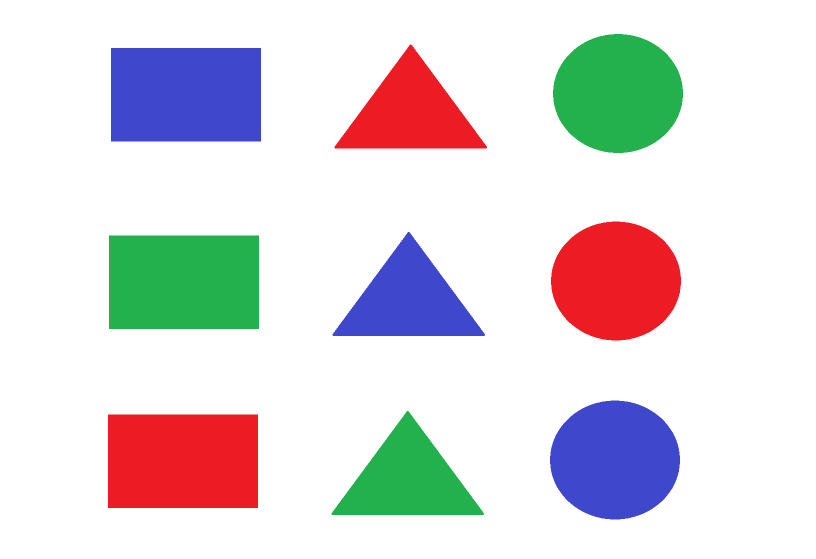
#> input picture vizs_zadanie1/obr_test/obr1.png, 1632 x 1118 px, given in place of the camera (shown at 1/2 size)
$ python zadanie1.py
#> lines starting #> are read from the running program, lines starting #| are printed output that depends on the picture; after the words box and inside, x2 and y2 are one past the last pixel; in counts of white or black regions, pixels touching at a corner belong together
from cv2 import cv2
import numpy as np

def back(*args):
    pass

def nothing(x):
    # any operation
    pass

# kamera
cap = cv2.VideoCapture(0)

# menu
cv2.namedWindow("Menu")
cv2.resizeWindow("Menu", 200, 150)
cv2.createTrackbar("green", "Menu", 0, 1, nothing)
cv2.createTrackbar("blue", "Menu", 0, 1, nothing)
cv2.createTrackbar("red", "Menu", 0, 1, nothing)

# font na text
font = cv2.FONT_HERSHEY_DUPLEX

while True:

    # okno s vypisom
    count = 255 * np.ones(shape=[600, 512, 3], dtype=np.uint8)

    # resetovanie pocitadiel
    red_count = 0
    blue_count = 0
    green_count = 0
    rect_count = 0
    circ_cout = 0
    triangle_count = 0

    # nacitanie hodnoty z trackbarov (posuvniky)
    green = cv2.getTrackbarPos("green", "Menu")
    blue = cv2.getTrackbarPos("blue", "Menu")
    red = cv2.getTrackbarPos("red", "Menu")

    # ziskanie HSV "mapy"
    _, frame = cap.read()
#> frame is the input picture: shape (1118, 1632, 3); mean B, G, R 221.3, 218.3, 222.6
    hsv = cv2.cvtColor(frame, cv2.COLOR_BGR2HSV)
#> hsv: shape (1118, 1632, 3); mean H, S, V 27.5, 45.6, 244

    # nastavenie HSV pre konkretne farby
    lower_green = np.array([35, 50, 0])
    upper_green = np.array([89, 255, 255])

    lower_red = np.array([0, 100, 50])
    upper_red = np.array([18, 255, 255])

    lower_blue = np.array([90, 50, 0])
    upper_blue = np.array([135, 255, 255])

    kernel = np.ones((5, 5), np.uint8)

    #RED MASK
    red_mask = cv2.inRange(hsv, lower_red, upper_red)
#> red_mask: shape (1118, 1632); every value is 0
    red_mask = cv2.erode(red_mask, kernel)
        # Contours detection
    red_contours, _ = cv2.findContours(red_mask, cv2.RETR_TREE, cv2.CHAIN_APPROX_SIMPLE)
#> red_contours = []

    #GREEN MASK
    green_mask = cv2.inRange(hsv, lower_green, upper_green)
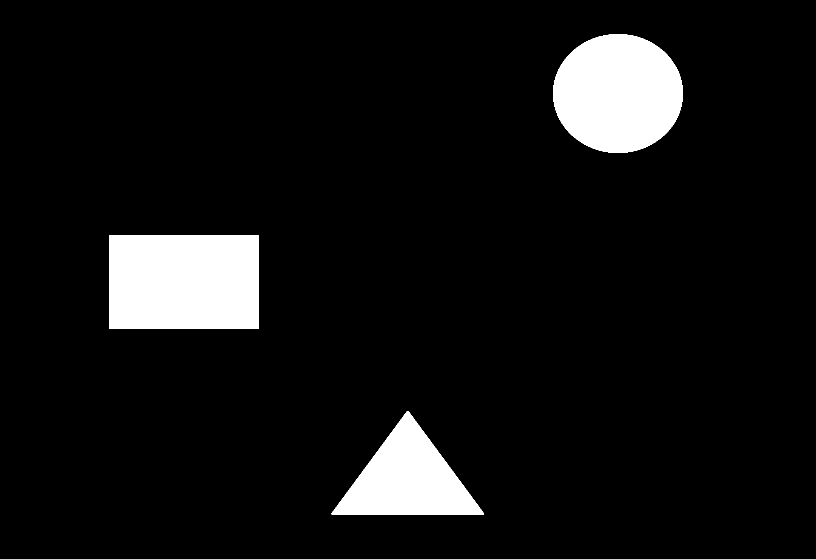
#> green_mask: shape (1118, 1632) (shown at 1/2 size); 7.5% white; 3 white regions, box (x1, y1, x2, y2) and area: (218, 471, 518, 658) 56100, (1106, 68, 1366, 306) 48542, (663, 822, 968, 1030) 32477
    green_mask = cv2.erode(green_mask, kernel)
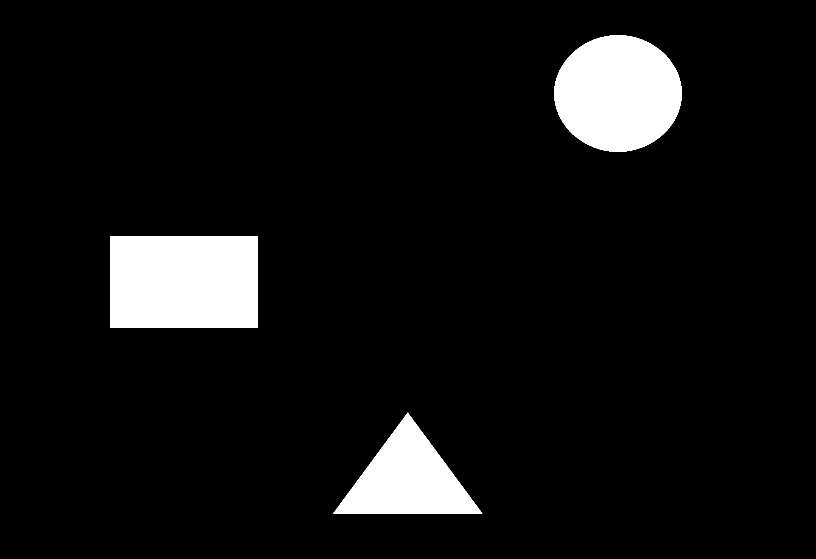
#> green_mask: shape (1118, 1632) (shown at 1/2 size); 7.2% white; 3 white regions
        # Contours detection
    green_contours, _ = cv2.findContours(green_mask, cv2.RETR_TREE, cv2.CHAIN_APPROX_SIMPLE)
#> green_contours = 3 contours; box (x1, y1, x2, y2) and area: (220, 473, 516, 656) 53690, (1108, 70, 1364, 304) 46222, (666, 825, 965, 1028) 30092

    #BLUE_MAS
    blue_mask = cv2.inRange(hsv, lower_blue, upper_blue)
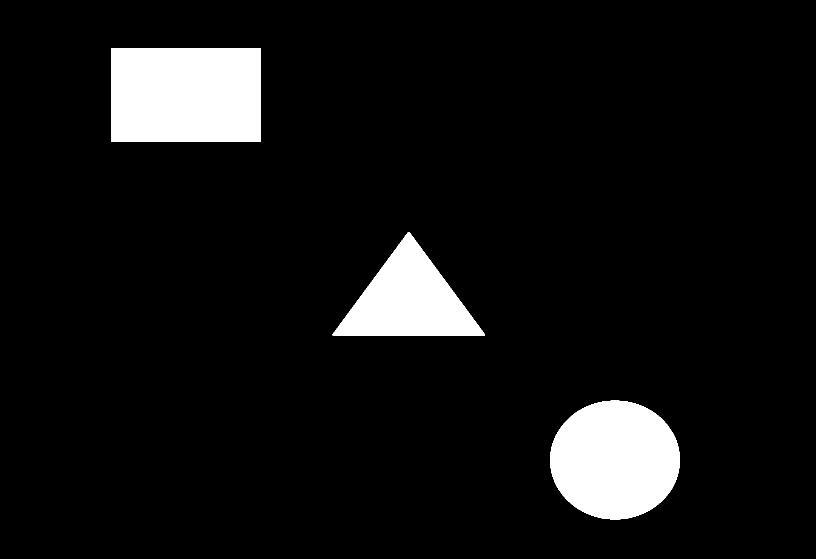
#> blue_mask: shape (1118, 1632) (shown at 1/2 size); 7.5% white; 3 white regions, box (x1, y1, x2, y2) and area: (222, 96, 522, 283) 56100, (1100, 801, 1360, 1039) 48542, (665, 464, 970, 672) 32477
    blue_mask = cv2.erode(blue_mask, kernel)
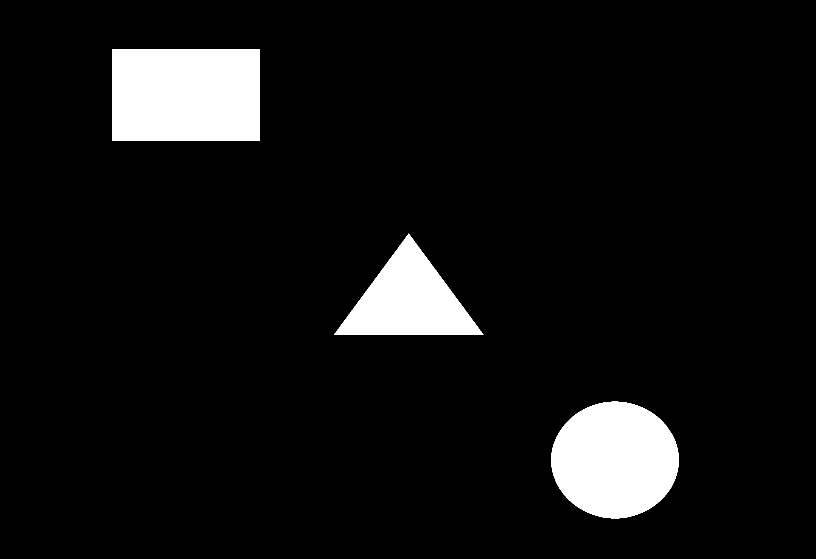
#> blue_mask: shape (1118, 1632) (shown at 1/2 size); 7.2% white; 3 white regions
        # Contours detection
    blue_contours, _ = cv2.findContours(blue_mask, cv2.RETR_TREE, cv2.CHAIN_APPROX_SIMPLE)
#> blue_contours = 3 contours; box (x1, y1, x2, y2) and area: (224, 98, 520, 281) 53690, (1102, 803, 1358, 1037) 46222, (668, 467, 967, 670) 30092

    # Ak je zapnute vyhladavanie cervenej...
    if(red==1):
        for cnt in red_contours:
            # pre kazdu konturu ziskame jej velkost
            area = cv2.contourArea(cnt)
            approx = cv2.approxPolyDP(cnt, 0.02*cv2.arcLength(cnt, True), True)
            x = approx.ravel()[0]
            y = approx.ravel()[1]

            # ak je dost velka tak..
            if area > 400:
                # pricitame cerveny objekt a nakreslime kontury do kamery
                red_count = red_count + 1
                cv2.drawContours(frame, [approx], 0, (0, 0, 0), 5)
                if len(approx) == 3:
                    # ak ma tri steny tak je to trojuholnik...napiseme do kamery a pripocitam
                    cv2.putText(frame, "T", (x, y), font, 1.5, (0, 0, 255))
                    triangle_count = triangle_count + 1
                elif len(approx) == 4:
                    x,y,w,h=cv2.boundingRect(approx)
                    aspectRatio = float (w)/h
                    if aspectRatio >=0.95 and aspectRatio <=1.05:
                        cv2.putText(frame, "S", (x, y), font, 1.5, (0, 0, 255))
                        rect_count = rect_count + 1
                    else:
                        cv2.putText(frame, "R", (x, y), font, 1.5, (0, 0, 255))
                        rect_count = rect_count + 1
                elif 6 < len(approx) < 20:
                    cv2.putText(frame, "C", (x, y), font, 1.5, (0, 0, 255))
                    circ_cout = circ_cout + 1


    # to iste..
    if(green==1):
        for cnt in green_contours:
            area = cv2.contourArea(cnt)
            approx = cv2.approxPolyDP(cnt, 0.02*cv2.arcLength(cnt, True), True)
            x = approx.ravel()[0]
            y = approx.ravel()[1]

            if area > 400:
                green_count = green_count +1
                cv2.drawContours(frame, [approx], 0, (0, 0, 0), 5)
                if len(approx) == 3:
                    cv2.putText(frame, "T", (x, y), font, 1.5, (0, 255, 0))
                    triangle_count = triangle_count + 1
                elif len(approx) == 4:
                    x,y,w,h=cv2.boundingRect(approx)
                    aspectRatio = float (w)/h
                    if aspectRatio >=0.95 and aspectRatio <=1.05:
                        cv2.putText(frame, "S", (x, y), font, 1.5, (0, 255, 0))
                        rect_count = rect_count + 1
                    else:
                        cv2.putText(frame, "R", (x, y), font, 1.5, (0, 255, 0))
                        rect_count = rect_count + 1
                elif 6 < len(approx) < 20:
                    cv2.putText(frame, "C", (x, y), font, 1.5, (0, 255, 0))
                    circ_cout = circ_cout + 1


    if(blue==1):
        for cnt in blue_contours:
            area = cv2.contourArea(cnt)
            approx = cv2.approxPolyDP(cnt, 0.02*cv2.arcLength(cnt, True), True)
            x = approx.ravel()[0]
            y = approx.ravel()[1]

            if area > 400:
                blue_count = blue_count + 1
                cv2.drawContours(frame, [approx], 0, (0, 0, 0), 5)
                if len(approx) == 3:
                    cv2.putText(frame, "T", (x, y), font, 1.5, (255, 0, 0))
                    triangle_count = triangle_count + 1
                elif len(approx) == 4:
                    x,y,w,h=cv2.boundingRect(approx)
                    aspectRatio = float (w)/h
                    if aspectRatio >=0.95 and aspectRatio <=1.05:
                        cv2.putText(frame, "S", (x, y), font, 1.5, (255, 0, 0))
                        rect_count = rect_count + 1
                    else:
                        cv2.putText(frame, "R", (x, y), font, 1.5, (255, 0, 0))
                        rect_count = rect_count + 1
                elif 6 < len(approx) < 20:
                    cv2.putText(frame, "C", (x, y), font, 1.5, (255, 0, 0))
                    circ_cout = circ_cout + 1


    # vsetky obrazce
    all_count = red_count + blue_count + green_count

    # vypis
    cv2.putText(count, "Number of objects: "+str(all_count), (60, 90), font, 1, (0, 0, 0))
    cv2.putText(count, "Red objects: "+str(red_count), (60, 200), font, 1, (0, 0, 0))
    cv2.putText(count, "Blue objects: "+str(blue_count), (60, 250), font, 1, (0, 0, 0))
    cv2.putText(count, "Green objects: "+str(green_count), (60, 300), font, 1, (0, 0, 0))

    cv2.putText(count, "Num. of triangles: "+str(triangle_count), (60, 400), font, 1, (0, 0, 0))
    cv2.putText(count, "Num. of rectangle: "+str(rect_count), (60, 450), font, 1, (0, 0, 0))
    cv2.putText(count, "Num. of circles: "+str(circ_cout), (60, 500), font, 1, (0, 0, 0))

    # zobrazenie obrazovky (refresh)
    cv2.imshow("Frame", frame)
    cv2.imshow("Count", count)
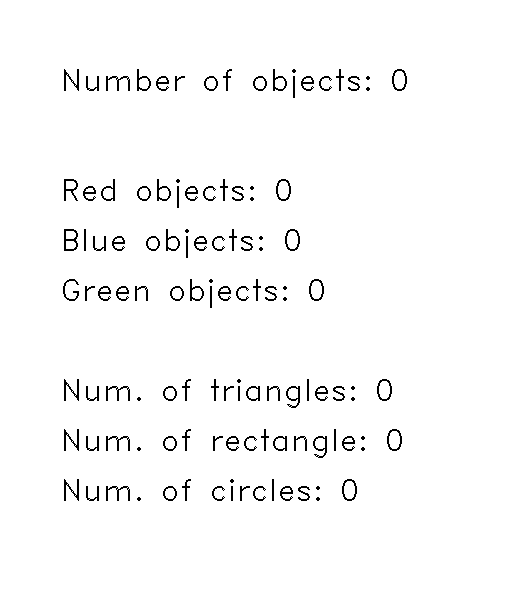
#> window 'Count': shape (600, 512, 3); 97.5% white; black in thin lines or dots, all inside (x1, y1, x2, y2) = (63, 69, 407, 501)
    if red==1 and blue==0 and green==0:
        cv2.imshow("Mask",red_mask)
    elif red==0 and blue==1 and green==0:
        cv2.imshow("Mask",blue_mask)
    elif red==0 and blue==0 and green==1:
        cv2.imshow("Mask",green_mask)
    elif red==1 and blue==1 and green==0:
        cv2.imshow("Mask",red_mask+blue_mask)
    elif red==0 and blue==1 and green==1:
        cv2.imshow("Mask",green_mask+blue_mask)
    elif red==1 and blue==0 and green==1:
        cv2.imshow("Mask",green_mask+red_mask)
    elif red==1 and blue==1 and green==1:
        cv2.imshow("Mask",green_mask+red_mask+blue_mask)


    # ak stlacime ESC vypneme apku
    key = cv2.waitKey(1)
#> (key Esc is pressed here)
    if key == 27:
        break

# uvolnime kameru a zavrieme okna
cap.release()
cv2.destroyAllWindows()

$ run again, on vizs_zadanie1/obr_test/obr2.png
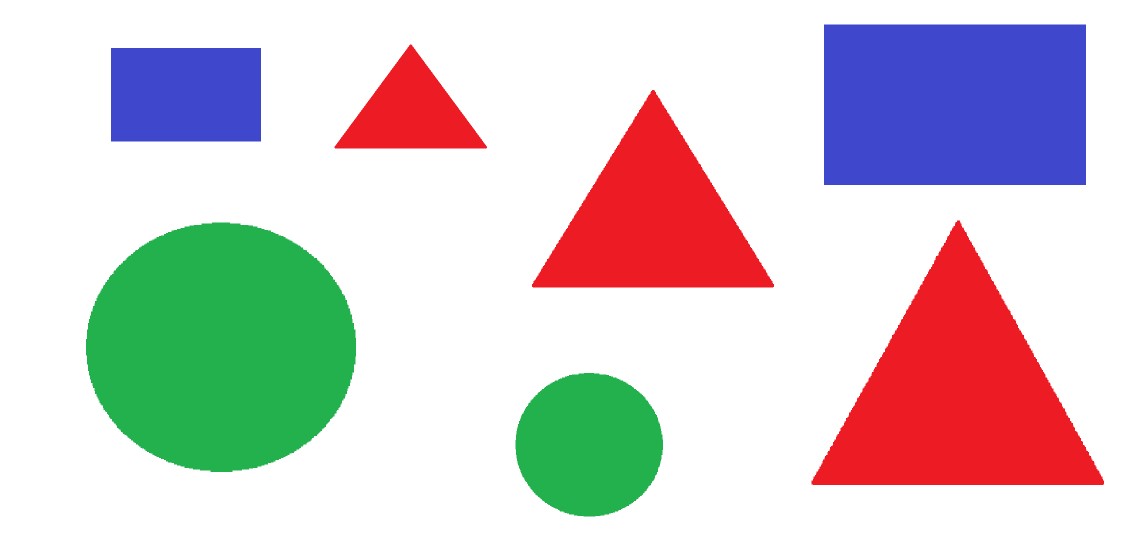
#> input picture vizs_zadanie1/obr_test/obr2.png, 2292 x 1118 px, given in place of the camera (shown at 1/2 size)
#> frame is the input picture: shape (1118, 2292, 3); mean B, G, R 206.5, 205, 212.2
#> hsv: shape (1118, 2292, 3); mean H, S, V 37.9, 63, 240.1
#> red_mask: shape (1118, 2292); every value is 0
#> red_contours = []
#> `green_mask = cv2.erode(green_mask, kernel)`:
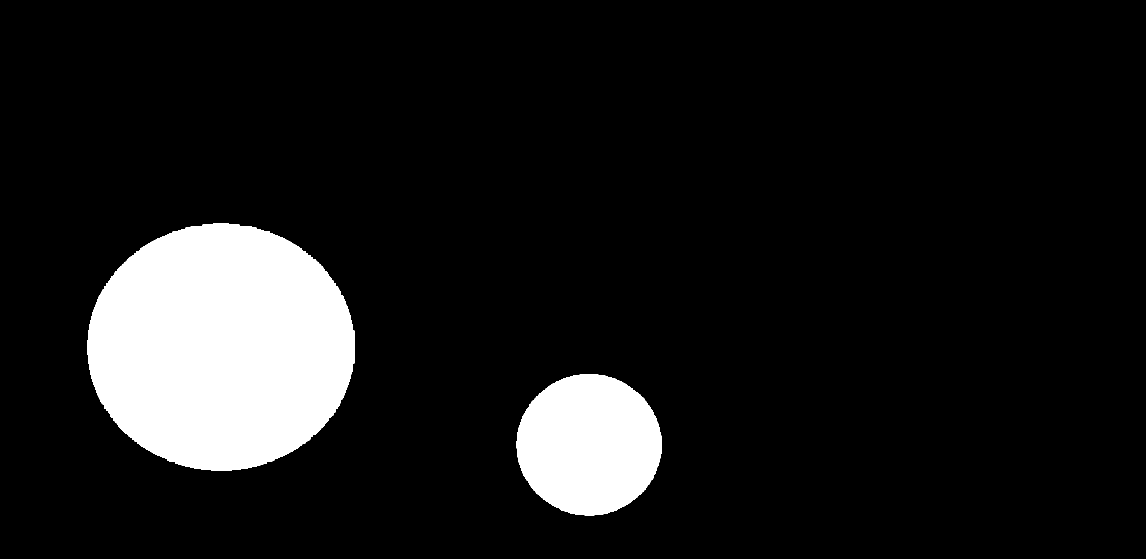
#> green_mask: shape (1118, 2292) (shown at 1/2 size); 10.6% white; 2 white regions
#> green_contours = 2 contours; box (x1, y1, x2, y2) and area: (174, 447, 710, 942) 206092, (1033, 748, 1324, 1031) 63688
#> `blue_mask = cv2.erode(blue_mask, kernel)`:
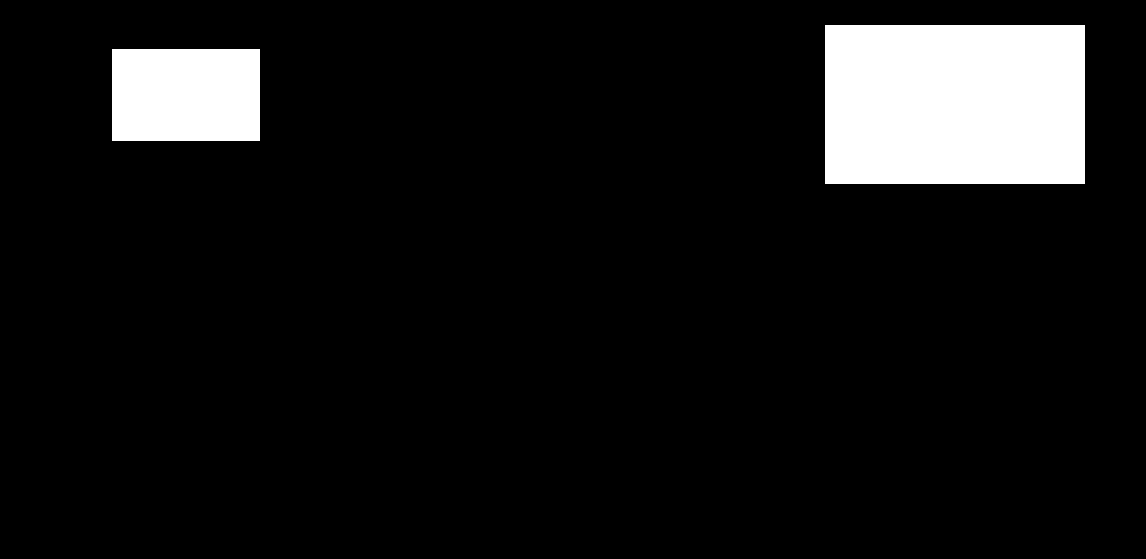
#> blue_mask: shape (1118, 2292) (shown at 1/2 size); 8.5% white; 2 white regions
#> blue_contours = 2 contours; box (x1, y1, x2, y2) and area: (1650, 51, 2170, 368) 164004, (224, 98, 520, 281) 53690
